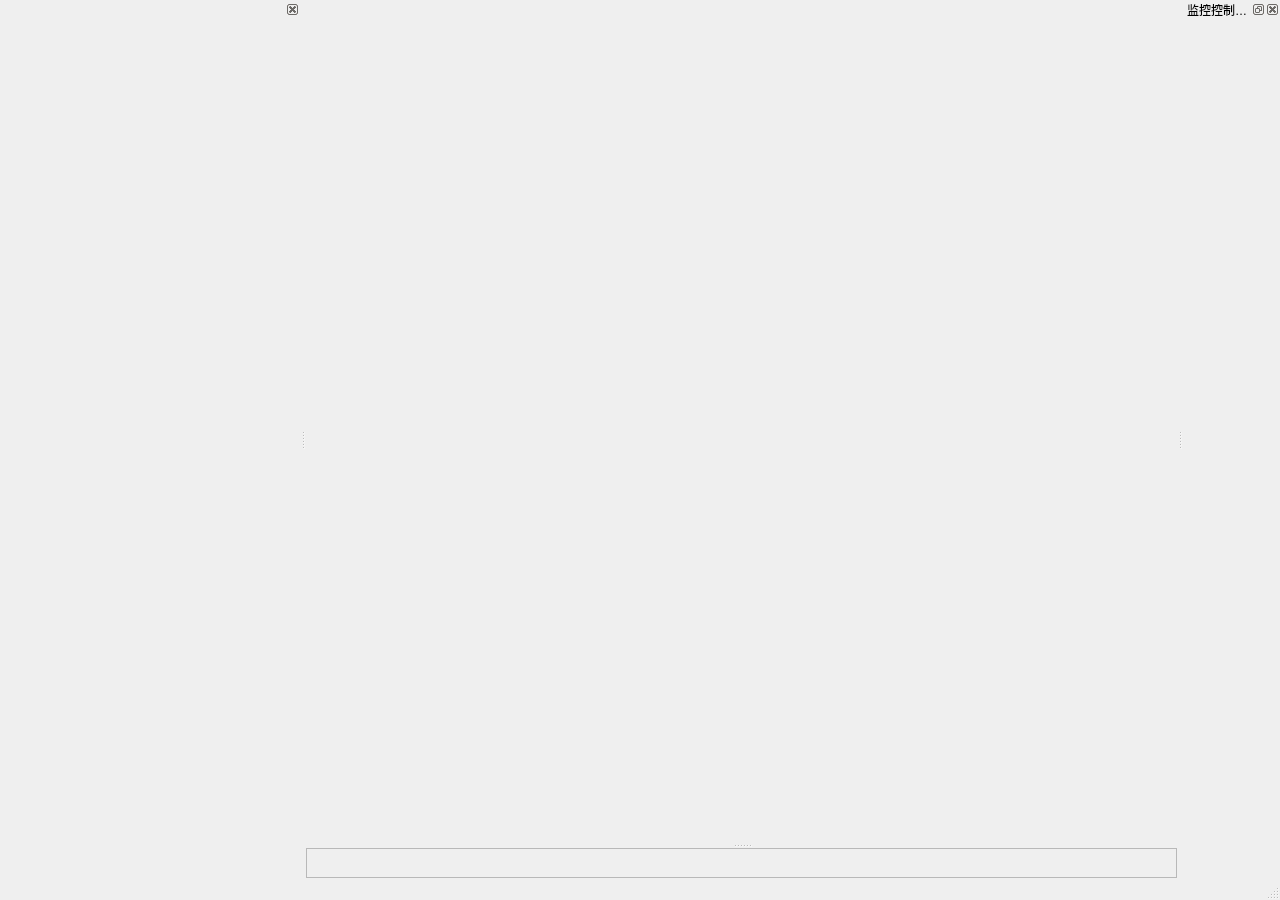
<?xml version="1.0" encoding="utf-8"?>
<ui version="4.0">
  <class>GUIPHengLEIClass</class>
  <widget class="QMainWindow" name="GUIPHengLEIClass">
    <property name="geometry">
      <rect>
        <x>0</x>
        <y>0</y>
        <width>1280</width>
        <height>900</height>
      </rect>
    </property>
    <property name="windowTitle">
      <string>GUIPHengLEIClass</string>
    </property>
    <property name="styleSheet">
      <string notr="true"/>
    </property>
    <widget class="QWidget" name="centralwidget">
      <layout class="QVBoxLayout" name="verticalLayout">
        <property name="leftMargin">
          <number>0</number>
        </property>
        <property name="topMargin">
          <number>0</number>
        </property>
        <property name="rightMargin">
          <number>0</number>
        </property>
        <property name="bottomMargin">
          <number>0</number>
        </property>
        <item>
          <widget class="QSplitter" name="splitter">
            <property name="orientation">
              <enum>Qt::Vertical</enum>
            </property>
            <widget class="QStackedWidget" name="vtkMainDrawWidget">
              <property name="sizePolicy">
                <sizepolicy hsizetype="Expanding" vsizetype="Expanding">
                  <horstretch>0</horstretch>
                  <verstretch>1</verstretch>
                </sizepolicy>
              </property>
              <property name="currentIndex">
                <number>1</number>
              </property>
            </widget>
            <widget class="QFrame" name="frame_output">
              <property name="frameShape">
                <enum>QFrame::StyledPanel</enum>
              </property>
              <property name="frameShadow">
                <enum>QFrame::Raised</enum>
              </property>
            </widget>
          </widget>
        </item>
      </layout>
    </widget>
    <widget class="QMenuBar" name="menubar">
      <property name="geometry">
        <rect>
          <x>0</x>
          <y>0</y>
          <width>1280</width>
          <height>26</height>
        </rect>
      </property>
    </widget>
    <widget class="QStatusBar" name="statusbar"/>
    <widget class="QDockWidget" name="controlDockWidget">
      <property name="sizePolicy">
        <sizepolicy hsizetype="Ignored" vsizetype="Preferred">
          <horstretch>0</horstretch>
          <verstretch>1</verstretch>
        </sizepolicy>
      </property>
      <property name="minimumSize">
        <size>
          <width>300</width>
          <height>44</height>
        </size>
      </property>
      <property name="features">
        <set>QDockWidget::DockWidgetClosable</set>
      </property>
      <property name="allowedAreas">
        <set>Qt::LeftDockWidgetArea</set>
      </property>
      <property name="windowTitle">
        <string/>
      </property>
      <attribute name="dockWidgetArea">
        <number>1</number>
      </attribute>
      <widget class="QWidget" name="controlWidget">
        <property name="sizePolicy">
          <sizepolicy hsizetype="Preferred" vsizetype="Preferred">
            <horstretch>1</horstretch>
            <verstretch>1</verstretch>
          </sizepolicy>
        </property>
      </widget>
    </widget>
    <widget class="QDockWidget" name="drawDockWidget">
      <property name="minimumSize">
        <size>
          <width>97</width>
          <height>44</height>
        </size>
      </property>
      <property name="floating">
        <bool>false</bool>
      </property>
      <property name="allowedAreas">
        <set>Qt::BottomDockWidgetArea|Qt::RightDockWidgetArea</set>
      </property>
      <property name="windowTitle">
        <string>监控控制面板</string>
      </property>
      <attribute name="dockWidgetArea">
        <number>2</number>
      </attribute>
      <widget class="QWidget" name="drawDockWidgetContents"/>
    </widget>
    <action name="action">
      <property name="text">
        <string>导入</string>
      </property>
    </action>
    <action name="action_2">
      <property name="text">
        <string>导出</string>
      </property>
    </action>
    <action name="action_5">
      <property name="text">
        <string>本地</string>
      </property>
    </action>
    <action name="exitSystem">
      <property name="text">
        <string>退出</string>
      </property>
    </action>
    <action name="newProject">
      <property name="text">
        <string>新建工程</string>
      </property>
    </action>
    <action name="action_8">
      <property name="text">
        <string>打开工程</string>
      </property>
    </action>
    <action name="action_9">
      <property name="text">
        <string>保存工程</string>
      </property>
    </action>
    <action name="action_10">
      <property name="text">
        <string>传输工程</string>
      </property>
    </action>
    <action name="action_11">
      <property name="text">
        <string>获取结果</string>
      </property>
    </action>
    <action name="action_12">
      <property name="text">
        <string>参数配置</string>
      </property>
    </action>
    <action name="startSolver">
      <property name="text">
        <string>启动</string>
      </property>
    </action>
    <action name="stopSolver">
      <property name="text">
        <string>停止</string>
      </property>
    </action>
    <action name="setTimer">
      <property name="text">
        <string>设置定时器</string>
      </property>
    </action>
    <action name="action_17">
      <property name="text">
        <string>开始监控残差</string>
      </property>
    </action>
    <action name="beginMonitorAirforce">
      <property name="text">
        <string>开始监控气动力</string>
      </property>
    </action>
    <action name="action_19">
      <property name="text">
        <string>停止监控</string>
      </property>
    </action>
    <action name="stopTimer">
      <property name="text">
        <string>停止定时器</string>
      </property>
    </action>
    <action name="controlDockWidgetAction">
      <property name="text">
        <string>控制视图</string>
      </property>
    </action>
    <action name="dataTableDockWidgetAction">
      <property name="text">
        <string>统计视图</string>
      </property>
    </action>
    <action name="solverOutputDockWidgetAction">
      <property name="text">
        <string>监控视图</string>
      </property>
    </action>
    <action name="action_28">
      <property name="text">
        <string>三维</string>
      </property>
    </action>
    <action name="action_29">
      <property name="text">
        <string>二维</string>
      </property>
    </action>
    <action name="actionXY">
      <property name="text">
        <string>XY图</string>
      </property>
    </action>
    <action name="action_30">
      <property name="text">
        <string>云图</string>
      </property>
    </action>
    <action name="action_31">
      <property name="text">
        <string>使用手册_c+a+o</string>
      </property>
      <property name="shortcut">
        <string>Ctrl+Alt+O</string>
      </property>
    </action>
    <action name="action_32">
      <property name="text">
        <string>理论手册</string>
      </property>
    </action>
    <action name="about">
      <property name="text">
        <string>关于</string>
      </property>
    </action>
    <action name="openFile">
      <property name="text">
        <string>打开</string>
      </property>
    </action>
    <action name="displaySolverOutput">
      <property name="checkable">
        <bool>true</bool>
      </property>
      <property name="checked">
        <bool>false</bool>
      </property>
      <property name="text">
        <string>显示解算器输出</string>
      </property>
    </action>
    <action name="action_3">
      <property name="text">
        <string>本机信息</string>
      </property>
    </action>
    <action name="beginMonitorRes">
      <property name="checkable">
        <bool>true</bool>
      </property>
      <property name="text">
        <string>监控残差</string>
      </property>
    </action>
    <action name="beginMonitorAir">
      <property name="checkable">
        <bool>true</bool>
      </property>
      <property name="text">
        <string>监控气动力</string>
      </property>
    </action>
    <action name="beginMonitorSolver">
      <property name="checkable">
        <bool>true</bool>
      </property>
      <property name="text">
        <string>控制台输出</string>
      </property>
    </action>
  </widget>
  <resources/>
  <connections/>
</ui>
